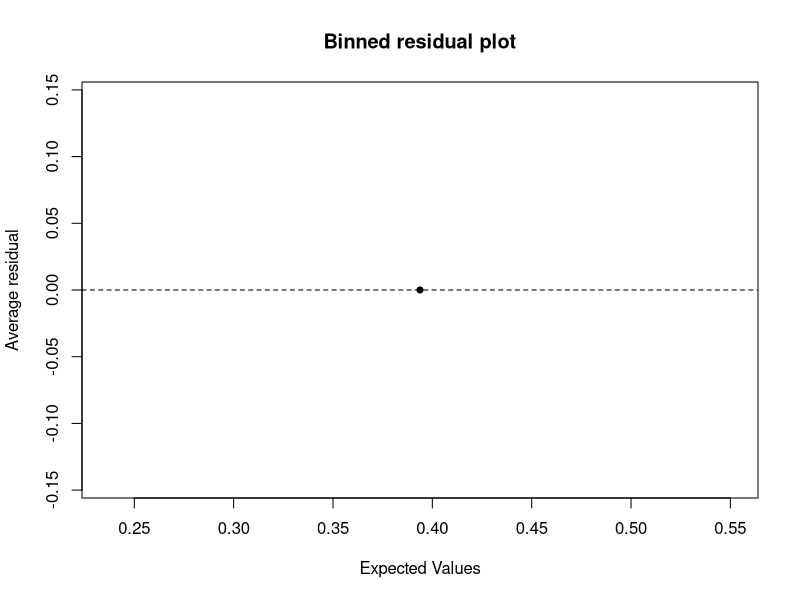
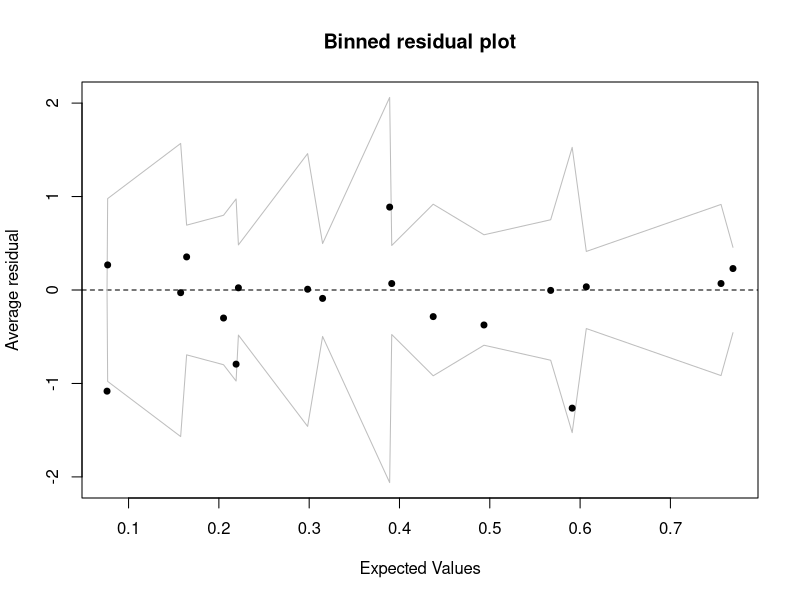
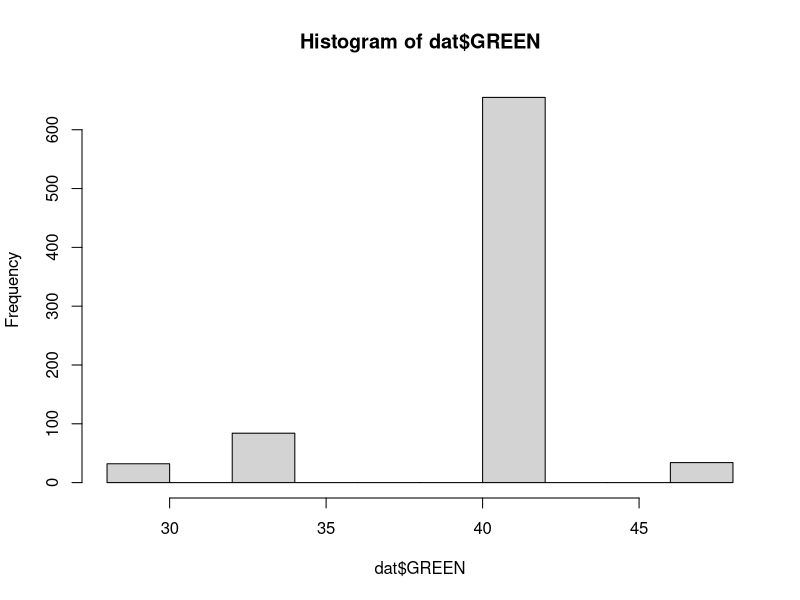

Reproduce these figures in R, in order. (Note: this script raises an error after producing the figures.)
library(ggplot2)
dat <- read.csv("gambiaMissing.csv")
# Y: indicator of whether malaria parasites were found in a blood sample from the child (1 = yes)
# AGE: age of the child, in years
# BEDNET: indicator of whether the child has a net over his or her bed (1 = yes)
# GREEN: a measure of how much greenery is around the child's village, derived from satellite images (units are arbitrary)
# PHC: indicator for the presence of a public health clinic in the child's village (1 = yes)

summary(dat)      #bednet is the only column with NA's
#GREEN only has 5 unique values
NArows <- which(is.na(dat$BEDNET))
dat$miss <- as.numeric(is.na(dat$BEDNET))

nullmod <- glm(miss ~ 1, family="binomial", data=dat)
fullmod <- glm(miss ~ AGE + GREEN + PHC, family="binomial", data=dat) #AGE and PHC appear to be "significant" predictors of missing BEDNET
(anova(nullmod, fullmod, test="Chisq"))
pchisq(fullmod$deviance, fullmod$df.residual,lower = FALSE)

arm::binnedplot(nullmod$fitted.values, nullmod$residuals)
arm::binnedplot(fullmod$fitted.values, fullmod$residuals)

hist(dat$GREEN)

dat2 <- dat %>% group_by(AGE) %>% mutate(BEDNET2 = )

ggplot(data=dat, aes(x=AGE)) + geom_bar(aes(fill=as.factor(BEDNET)), position="dodge")

ggplot(data=dat, aes(x=as.factor(GREEN))) + geom_bar(aes(fill=as.factor(BEDNET)), position="dodge")

ggplot(data=dat, aes(x=as.factor(PHC))) + geom_bar(aes(fill=as.factor(BEDNET)), position="dodge")

ggplot(data=dat, aes(x=as.factor(Y))) + geom_bar(aes(fill=as.factor(BEDNET)), position="dodge")
